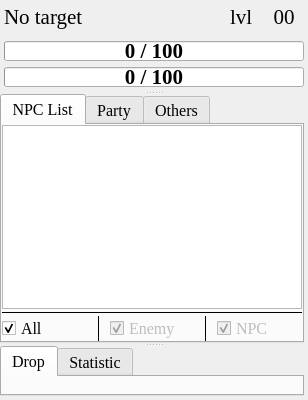
      <widget class="QSplitter" name="rightVSplitter">
       <property name="lineWidth">
        <number>2</number>
       </property>
       <property name="orientation">
        <enum>Qt::Vertical</enum>
       </property>
       <property name="handleWidth">
        <number>3</number>
       </property>
       <widget class="QWidget" name="verticalLayoutWidget_5">
        <layout class="QVBoxLayout" name="rightTopVLayout">
         <property name="sizeConstraint">
          <enum>QLayout::SetMinAndMaxSize</enum>
         </property>
         <property name="leftMargin">
          <number>4</number>
         </property>
         <property name="topMargin">
          <number>4</number>
         </property>
         <property name="rightMargin">
          <number>4</number>
         </property>
         <property name="bottomMargin">
          <number>4</number>
         </property>
         <item>
          <layout class="QHBoxLayout" name="targetHeaderHLayout">
           <property name="spacing">
            <number>4</number>
           </property>
           <property name="sizeConstraint">
            <enum>QLayout::SetMinimumSize</enum>
           </property>
           <property name="bottomMargin">
            <number>0</number>
           </property>
           <item>
            <widget class="QLabel" name="targetNameLabel">
             <property name="sizePolicy">
              <sizepolicy hsizetype="Expanding" vsizetype="Fixed">
               <horstretch>0</horstretch>
               <verstretch>0</verstretch>
              </sizepolicy>
             </property>
             <property name="minimumSize">
              <size>
               <width>0</width>
               <height>25</height>
              </size>
             </property>
             <property name="maximumSize">
              <size>
               <width>320</width>
               <height>25</height>
              </size>
             </property>
             <property name="font">
              <font>
               <family>Times New Roman</family>
               <pointsize>16</pointsize>
              </font>
             </property>
             <property name="text">
              <string>No target</string>
             </property>
            </widget>
           </item>
           <item>
            <widget class="QLabel" name="targetLevelTextLabel">
             <property name="sizePolicy">
              <sizepolicy hsizetype="Fixed" vsizetype="Fixed">
               <horstretch>0</horstretch>
               <verstretch>0</verstretch>
              </sizepolicy>
             </property>
             <property name="minimumSize">
              <size>
               <width>30</width>
               <height>25</height>
              </size>
             </property>
             <property name="maximumSize">
              <size>
               <width>30</width>
               <height>25</height>
              </size>
             </property>
             <property name="font">
              <font>
               <family>Times New Roman</family>
               <pointsize>16</pointsize>
              </font>
             </property>
             <property name="text">
              <string>lvl</string>
             </property>
             <property name="alignment">
              <set>Qt::AlignLeading|Qt::AlignLeft|Qt::AlignVCenter</set>
             </property>
            </widget>
           </item>
           <item>
            <widget class="QLabel" name="targetLevelLabel">
             <property name="sizePolicy">
              <sizepolicy hsizetype="Fixed" vsizetype="Fixed">
               <horstretch>0</horstretch>
               <verstretch>0</verstretch>
              </sizepolicy>
             </property>
             <property name="minimumSize">
              <size>
               <width>40</width>
               <height>25</height>
              </size>
             </property>
             <property name="maximumSize">
              <size>
               <width>40</width>
               <height>25</height>
              </size>
             </property>
             <property name="font">
              <font>
               <family>Times New Roman</family>
               <pointsize>16</pointsize>
              </font>
             </property>
             <property name="text">
              <string>00</string>
             </property>
             <property name="alignment">
              <set>Qt::AlignCenter</set>
             </property>
            </widget>
           </item>
          </layout>
         </item>
         <item>
          <widget class="QLabel" name="targetTitleLabel">
           <property name="sizePolicy">
            <sizepolicy hsizetype="MinimumExpanding" vsizetype="Minimum">
             <horstretch>0</horstretch>
             <verstretch>0</verstretch>
            </sizepolicy>
           </property>
           <property name="maximumSize">
            <size>
             <width>400</width>
             <height>0</height>
            </size>
           </property>
           <property name="font">
            <font>
             <family>Times New Roman</family>
             <pointsize>14</pointsize>
            </font>
           </property>
           <property name="text">
            <string/>
           </property>
          </widget>
         </item>
         <item>
          <widget class="QProgressBar" name="targetHpBar">
           <property name="minimumSize">
            <size>
             <width>300</width>
             <height>20</height>
            </size>
           </property>
           <property name="maximumSize">
            <size>
             <width>400</width>
             <height>20</height>
            </size>
           </property>
           <property name="font">
            <font>
             <family>Times New Roman</family>
             <pointsize>16</pointsize>
             <bold>true</bold>
            </font>
           </property>
           <property name="maximum">
            <number>100</number>
           </property>
           <property name="value">
            <number>0</number>
           </property>
           <property name="alignment">
            <set>Qt::AlignCenter</set>
           </property>
           <property name="format">
            <string>%v / %m</string>
           </property>
          </widget>
         </item>
         <item>
          <widget class="QProgressBar" name="targetMpBar">
           <property name="minimumSize">
            <size>
             <width>300</width>
             <height>20</height>
            </size>
           </property>
           <property name="maximumSize">
            <size>
             <width>400</width>
             <height>20</height>
            </size>
           </property>
           <property name="font">
            <font>
             <family>Times New Roman</family>
             <pointsize>16</pointsize>
             <bold>true</bold>
            </font>
           </property>
           <property name="maximum">
            <number>100</number>
           </property>
           <property name="value">
            <number>0</number>
           </property>
           <property name="alignment">
            <set>Qt::AlignCenter</set>
           </property>
           <property name="format">
            <string>%v / %m</string>
           </property>
          </widget>
         </item>
        </layout>
       </widget>
       <widget class="QWidget" name="verticalLayoutWidget_7">
        <layout class="QVBoxLayout" name="rightMiddleVLayout">
         <property name="sizeConstraint">
          <enum>QLayout::SetMinAndMaxSize</enum>
         </property>
         <property name="rightMargin">
          <number>4</number>
         </property>
         <item>
          <widget class="QTabWidget" name="npcTabWidget">
           <property name="minimumSize">
            <size>
             <width>300</width>
             <height>50</height>
            </size>
           </property>
           <property name="maximumSize">
            <size>
             <width>400</width>
             <height>16777215</height>
            </size>
           </property>
           <property name="font">
            <font>
             <family>Times New Roman</family>
             <pointsize>12</pointsize>
            </font>
           </property>
           <property name="currentIndex">
            <number>0</number>
           </property>
           <widget class="QWidget" name="npcListSubTab">
            <attribute name="title">
             <string>NPC List</string>
            </attribute>
            <layout class="QVBoxLayout" name="verticalLayout_6">
             <property name="spacing">
              <number>2</number>
             </property>
             <property name="leftMargin">
              <number>0</number>
             </property>
             <property name="topMargin">
              <number>0</number>
             </property>
             <property name="rightMargin">
              <number>0</number>
             </property>
             <property name="bottomMargin">
              <number>0</number>
             </property>
             <item>
              <widget class="QTableView" name="npcListTableView">
               <property name="minimumSize">
                <size>
                 <width>300</width>
                 <height>0</height>
                </size>
               </property>
               <property name="maximumSize">
                <size>
                 <width>400</width>
                 <height>16777215</height>
                </size>
               </property>
               <property name="sizeAdjustPolicy">
                <enum>QAbstractScrollArea::AdjustIgnored</enum>
               </property>
               <property name="selectionMode">
                <enum>QAbstractItemView::SingleSelection</enum>
               </property>
               <property name="selectionBehavior">
                <enum>QAbstractItemView::SelectRows</enum>
               </property>
               <property name="verticalScrollMode">
                <enum>QAbstractItemView::ScrollPerPixel</enum>
               </property>
               <property name="horizontalScrollMode">
                <enum>QAbstractItemView::ScrollPerPixel</enum>
               </property>
               <property name="showGrid">
                <bool>false</bool>
               </property>
               <property name="wordWrap">
                <bool>false</bool>
               </property>
               <property name="cornerButtonEnabled">
                <bool>false</bool>
               </property>
               <attribute name="horizontalHeaderCascadingSectionResizes">
                <bool>true</bool>
               </attribute>
               <attribute name="horizontalHeaderDefaultSectionSize">
                <number>100</number>
               </attribute>
               <attribute name="horizontalHeaderHighlightSections">
                <bool>false</bool>
               </attribute>
               <attribute name="verticalHeaderVisible">
                <bool>false</bool>
               </attribute>
               <attribute name="verticalHeaderMinimumSectionSize">
                <number>24</number>
               </attribute>
               <attribute name="verticalHeaderDefaultSectionSize">
                <number>27</number>
               </attribute>
               <attribute name="verticalHeaderHighlightSections">
                <bool>false</bool>
               </attribute>
              </widget>
             </item>
             <item>
              <widget class="Line" name="line_15">
               <property name="frameShadow">
                <enum>QFrame::Plain</enum>
               </property>
               <property name="orientation">
                <enum>Qt::Horizontal</enum>
               </property>
              </widget>
             </item>
             <item>
              <layout class="QHBoxLayout" name="targetChecBoxHLayout">
               <property name="spacing">
                <number>10</number>
               </property>
               <item>
                <widget class="QCheckBox" name="allCheckBox">
                 <property name="minimumSize">
                  <size>
                   <width>0</width>
                   <height>25</height>
                  </size>
                 </property>
                 <property name="font">
                  <font>
                   <family>Times New Roman</family>
                   <pointsize>12</pointsize>
                  </font>
                 </property>
                 <property name="text">
                  <string>All</string>
                 </property>
                 <property name="checked">
                  <bool>true</bool>
                 </property>
                 <property name="autoExclusive">
                  <bool>true</bool>
                 </property>
                </widget>
               </item>
               <item>
                <widget class="Line" name="line_16">
                 <property name="frameShadow">
                  <enum>QFrame::Plain</enum>
                 </property>
                 <property name="orientation">
                  <enum>Qt::Vertical</enum>
                 </property>
                </widget>
               </item>
               <item>
                <widget class="QCheckBox" name="enemyCheckBox">
                 <property name="enabled">
                  <bool>false</bool>
                 </property>
                 <property name="minimumSize">
                  <size>
                   <width>0</width>
                   <height>25</height>
                  </size>
                 </property>
                 <property name="font">
                  <font>
                   <family>Times New Roman</family>
                   <pointsize>12</pointsize>
                  </font>
                 </property>
                 <property name="text">
                  <string>Enemy</string>
                 </property>
                 <property name="checked">
                  <bool>true</bool>
                 </property>
                </widget>
               </item>
               <item>
                <widget class="Line" name="line_17">
                 <property name="frameShadow">
                  <enum>QFrame::Plain</enum>
                 </property>
                 <property name="orientation">
                  <enum>Qt::Vertical</enum>
                 </property>
                </widget>
               </item>
               <item>
                <widget class="QCheckBox" name="npcCheckBox">
                 <property name="enabled">
                  <bool>false</bool>
                 </property>
                 <property name="minimumSize">
                  <size>
                   <width>0</width>
                   <height>25</height>
                  </size>
                 </property>
                 <property name="font">
                  <font>
                   <family>Times New Roman</family>
                   <pointsize>12</pointsize>
                  </font>
                 </property>
                 <property name="text">
                  <string>NPC</string>
                 </property>
                 <property name="checked">
                  <bool>true</bool>
                 </property>
                </widget>
               </item>
              </layout>
             </item>
            </layout>
           </widget>
           <widget class="QWidget" name="partySubTab">
            <attribute name="title">
             <string>Party</string>
            </attribute>
           </widget>
           <widget class="QWidget" name="othersSubTab">
            <attribute name="title">
             <string>Others</string>
            </attribute>
           </widget>
          </widget>
         </item>
        </layout>
       </widget>
       <widget class="QWidget" name="verticalLayoutWidget_6">
        <layout class="QVBoxLayout" name="rightBottomVLayout">
         <property name="sizeConstraint">
          <enum>QLayout::SetMinAndMaxSize</enum>
         </property>
         <property name="rightMargin">
          <number>4</number>
         </property>
         <property name="bottomMargin">
          <number>4</number>
         </property>
         <item>
          <widget class="QTabWidget" name="dropTabWidget">
           <property name="minimumSize">
            <size>
             <width>300</width>
             <height>50</height>
            </size>
           </property>
           <property name="maximumSize">
            <size>
             <width>400</width>
             <height>16777215</height>
            </size>
           </property>
           <property name="font">
            <font>
             <family>Times New Roman</family>
             <pointsize>12</pointsize>
            </font>
           </property>
           <property name="currentIndex">
            <number>0</number>
           </property>
           <widget class="QWidget" name="dropSubTab">
            <attribute name="title">
             <string>Drop</string>
            </attribute>
           </widget>
           <widget class="QWidget" name="statisticSubTab">
            <attribute name="title">
             <string>Statistic</string>
            </attribute>
           </widget>
          </widget>
         </item>
        </layout>
       </widget>
      </widget>
